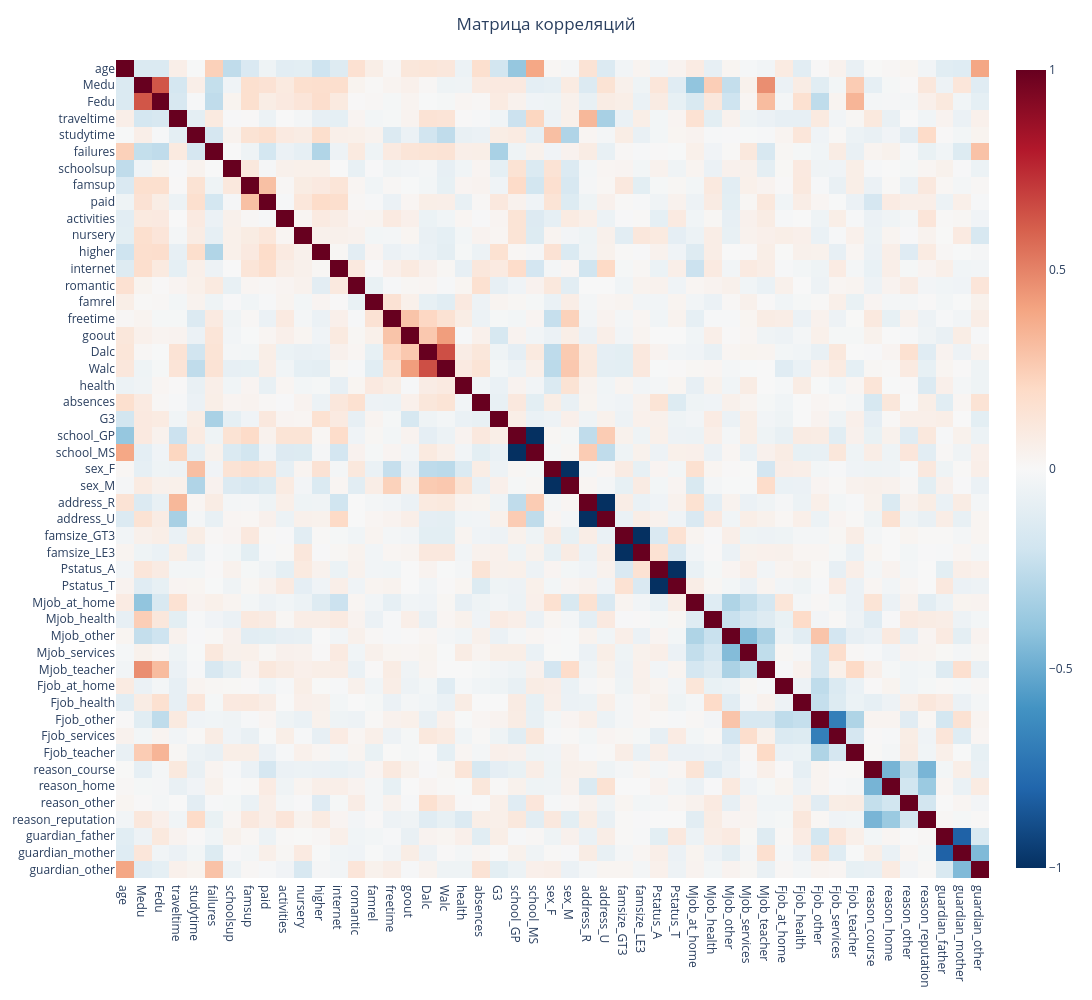

The code cell stored with this chart in its notebook:
### Markdown cell above
#### Сorrelation heatmap

### Code cell
fig = px.imshow(
    df.corr(),
    color_continuous_midpoint=0,
    color_continuous_scale='RdBu_r',
    aspect='auto',
    width=1200,
    height=1000
)
fig.update_layout(title='Матрица корреляций', title_x=0.5)
fig.show()

### Figure 1 — Plotly figure (JSON) as saved in the notebook; plotly's stock layout.template omitted (floating-point values rounded to 4 significant figures; data arrays with more than 128 entries replaced by an {"elided": "..."} marker saying what was removed)
{"data": [{"coloraxis": "coloraxis", "hovertemplate": "x: %{x}<br>y: %{y}<br>color: %{z}<extra></extra>", "name": "0", "type": "heatmap", "x": ["age", "Medu", "Fedu", "traveltime", "studytime", "failures", "schoolsup", "famsup", "paid", "activities", "nursery", "higher", "internet", "romantic", "famrel", "freetime", "goout", "Dalc", "Walc", "health", "absences", "G3", "school_GP", "school_MS", "sex_F", "sex_M", "address_R", "address_U", "famsize_GT3", "famsize_LE3", "Pstatus_A", "Pstatus_T", "Mjob_at_home", "Mjob_health", "Mjob_other", "Mjob_services", "Mjob_teacher", "Fjob_at_home", "Fjob_health", "Fjob_other", "Fjob_services", "Fjob_teacher", "reason_course", "reason_home", "reason_other", "reason_reputation", "guardian_father", "guardian_mother", "guardian_other"], "xaxis": "x", "y": ["age", "Medu", "Fedu", "traveltime", "studytime", "failures", "schoolsup", "famsup", "paid", "activities", "nursery", "higher", "internet", "romantic", "famrel", "freetime", "goout", "Dalc", "Walc", "health", "absences", "G3", "school_GP", "school_MS", "sex_F", "sex_M", "address_R", "address_U", "famsize_GT3", "famsize_LE3", "Pstatus_A", "Pstatus_T", "Mjob_at_home", "Mjob_health", "Mjob_other", "Mjob_services", "Mjob_teacher", "Fjob_at_home", "Fjob_health", "Fjob_other", "Fjob_services", "Fjob_teacher", "reason_course", "reason_home", "reason_other", "reason_reputation", "guardian_father", "guardian_mother", "guardian_other"], "yaxis": "y", "z": {"elided": "49x49 float values"}}], "layout": {"coloraxis": {"cmid": 0, "colorscale": [[0, "rgb(5,48,97)"], [0.1, "rgb(33,102,172)"], [0.2, "rgb(67,147,195)"], [0.3, "rgb(146,197,222)"], [0.4, "rgb(209,229,240)"], [0.5, "rgb(247,247,247)"], [0.6, "rgb(253,219,199)"], [0.7, "rgb(244,165,130)"], [0.8, "rgb(214,96,77)"], [0.9, "rgb(178,24,43)"], [1, "rgb(103,0,31)"]]}, "height": 1000, "margin": {"t": 60}, "title": {"text": "Матрица корреляций", "x": 0.5}, "width": 1200, "xaxis": {"anchor": "y", "domain": [0, 1]}, "yaxis": {"anchor": "x", "autorange": "reversed", "domain": [0, 1]}}}
